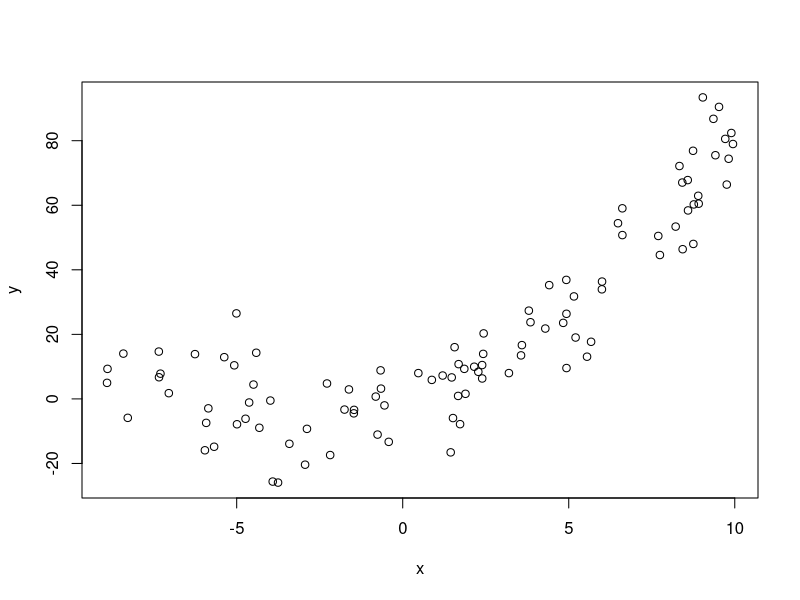
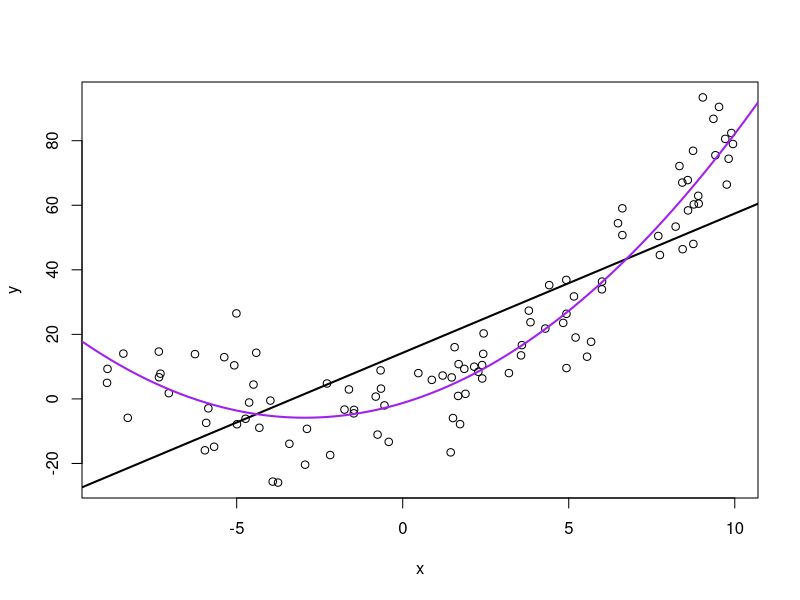
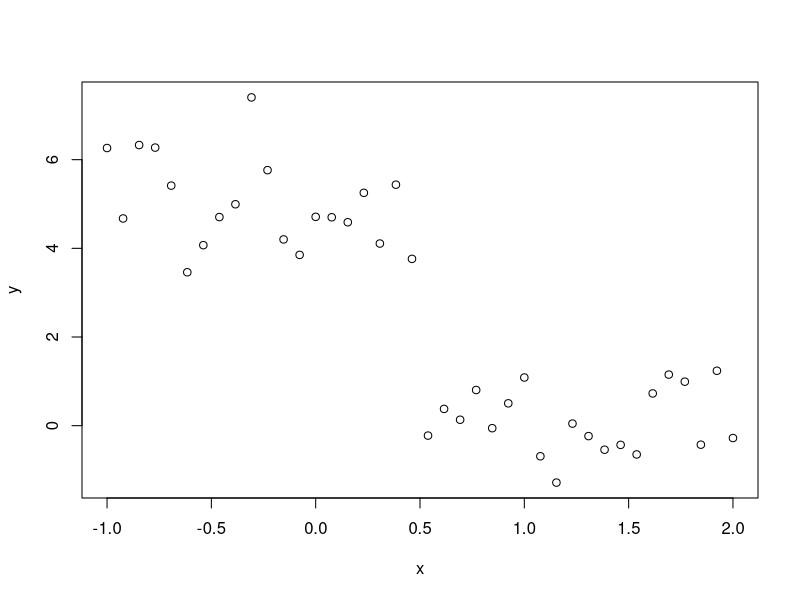
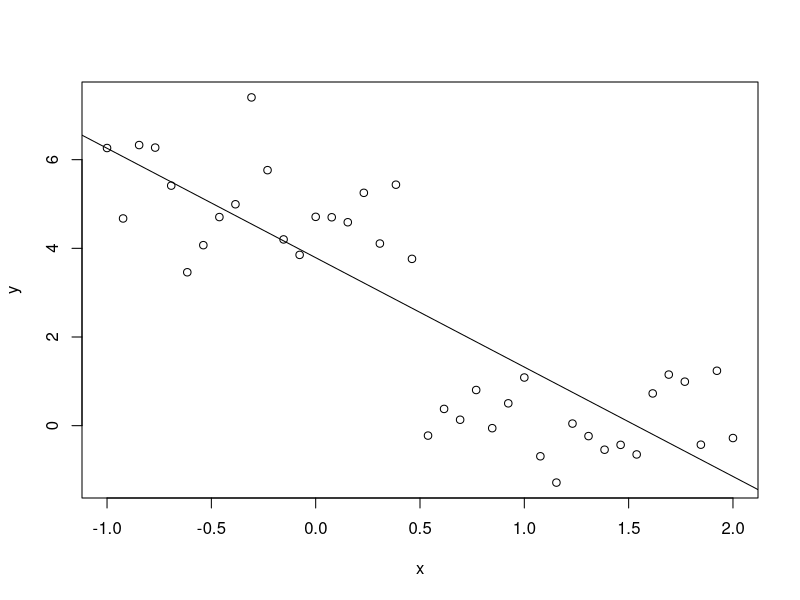
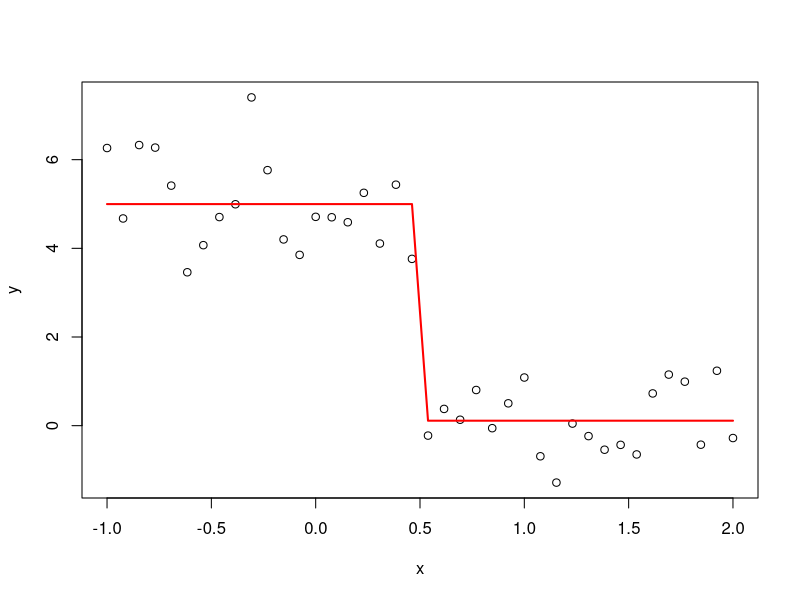

The R script that drew these images, in order:
## ---- chunk 1
knitr::opts_chunk$set(echo = TRUE)
## ---- chunk 2
x <- runif(100, -10, 10)
y <- 3*x + 0.5*x^2 + rnorm(100, 0, 10)
plot(x,y)

mod <- lm(y ~ poly(x,5)); summary(mod)

# lm(y ~ x + I(x^2) + I(x^3))
## ---- chunk 3
mod2 <- lm(y ~ poly(x,2)); summary(mod2)
## ---- chunk 4
plot(x, y)
abline(lm(y ~ x), lwd=2)
points(seq(-12,12,0.1), predict(mod2, data.frame(x=seq(-12,12,0.1))), type="l", col="purple", lwd=2)
## ---- chunk 5
set.seed(0)
n <- 40
x <- seq(-1, 2, length.out = n)
step <- 5*(x < 0.5)
y <- step + rnorm(n)
plot(x, y)
## ---- chunk 6
plot(x, y)
abline(lm(y ~ x))
## ---- chunk 7
mod.step <- lm(y ~ I(x<0.5))
plot(x, y)
lines(x, predict(mod.step), col="red", lwd=2)
## ---- chunk 8
summary(lm(y ~ x))

summary(mod.step)
